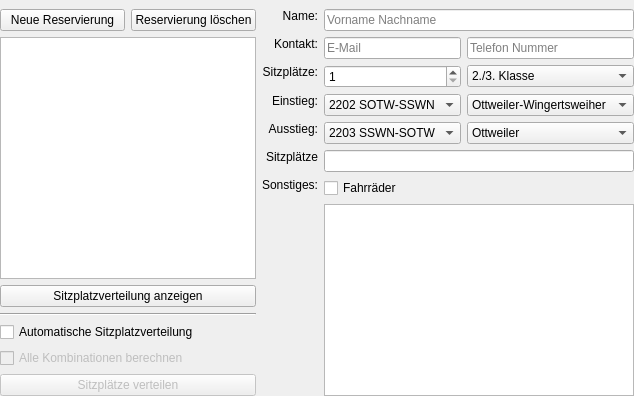
      <widget class="QWidget" name="tabReservierungen">
       <property name="enabled">
        <bool>true</bool>
       </property>
       <attribute name="title">
        <string>Reservierungen</string>
       </attribute>
       <layout class="QGridLayout" name="gridLayout" columnstretch="0,1">
        <property name="leftMargin">
         <number>0</number>
        </property>
        <property name="topMargin">
         <number>9</number>
        </property>
        <property name="rightMargin">
         <number>0</number>
        </property>
        <property name="bottomMargin">
         <number>0</number>
        </property>
        <property name="spacing">
         <number>6</number>
        </property>
        <item row="0" column="0">
         <layout class="QGridLayout" name="gridNavigator" rowstretch="0,1,0,0,0,0,0" columnstretch="1,1">
          <property name="leftMargin">
           <number>0</number>
          </property>
          <property name="topMargin">
           <number>0</number>
          </property>
          <property name="rightMargin">
           <number>0</number>
          </property>
          <property name="bottomMargin">
           <number>0</number>
          </property>
          <property name="spacing">
           <number>6</number>
          </property>
          <item row="1" column="0" colspan="2">
           <widget class="QListWidget" name="listRes">
            <property name="minimumSize">
             <size>
              <width>0</width>
              <height>0</height>
             </size>
            </property>
           </widget>
          </item>
          <item row="2" column="0" colspan="2">
           <widget class="QPushButton" name="buttonShow">
            <property name="enabled">
             <bool>true</bool>
            </property>
            <property name="text">
             <string>Sitzplatzverteilung anzeigen</string>
            </property>
           </widget>
          </item>
          <item row="0" column="1">
           <widget class="QPushButton" name="buttonDelete">
            <property name="text">
             <string>Reservierung löschen</string>
            </property>
           </widget>
          </item>
          <item row="0" column="0">
           <widget class="QPushButton" name="buttonAdd">
            <property name="text">
             <string>Neue Reservierung</string>
            </property>
           </widget>
          </item>
          <item row="3" column="0" colspan="2">
           <widget class="Line" name="line_2">
            <property name="orientation">
             <enum>Qt::Horizontal</enum>
            </property>
           </widget>
          </item>
          <item row="4" column="0" colspan="2">
           <widget class="QCheckBox" name="checkBoxAuto">
            <property name="enabled">
             <bool>true</bool>
            </property>
            <property name="text">
             <string>Automatische Sitzplatzverteilung</string>
            </property>
           </widget>
          </item>
          <item row="6" column="0" colspan="2">
           <widget class="QPushButton" name="buttonVerteile">
            <property name="enabled">
             <bool>false</bool>
            </property>
            <property name="text">
             <string>Sitzplätze verteilen</string>
            </property>
           </widget>
          </item>
          <item row="5" column="0" colspan="2">
           <widget class="QCheckBox" name="checkBoxAll">
            <property name="enabled">
             <bool>false</bool>
            </property>
            <property name="text">
             <string>Alle Kombinationen berechnen</string>
            </property>
           </widget>
          </item>
         </layout>
        </item>
        <item row="0" column="1">
         <layout class="QGridLayout" name="gridDaten">
          <item row="0" column="0">
           <widget class="QLabel" name="label_21">
            <property name="text">
             <string>Name:</string>
            </property>
            <property name="alignment">
             <set>Qt::AlignRight|Qt::AlignTop|Qt::AlignTrailing</set>
            </property>
           </widget>
          </item>
          <item row="0" column="1" colspan="2">
           <widget class="QLineEdit" name="lineName">
            <property name="enabled">
             <bool>true</bool>
            </property>
            <property name="sizePolicy">
             <sizepolicy hsizetype="Expanding" vsizetype="Fixed">
              <horstretch>0</horstretch>
              <verstretch>0</verstretch>
             </sizepolicy>
            </property>
            <property name="placeholderText">
             <string>Vorname Nachname</string>
            </property>
           </widget>
          </item>
          <item row="1" column="0">
           <widget class="QLabel" name="label_18">
            <property name="text">
             <string>Kontakt:</string>
            </property>
            <property name="alignment">
             <set>Qt::AlignRight|Qt::AlignTop|Qt::AlignTrailing</set>
            </property>
           </widget>
          </item>
          <item row="1" column="1">
           <widget class="QLineEdit" name="lineMail">
            <property name="enabled">
             <bool>true</bool>
            </property>
            <property name="inputMethodHints">
             <set>Qt::ImhEmailCharactersOnly</set>
            </property>
            <property name="placeholderText">
             <string>E-Mail</string>
            </property>
           </widget>
          </item>
          <item row="1" column="2">
           <widget class="QLineEdit" name="lineTelefon">
            <property name="enabled">
             <bool>true</bool>
            </property>
            <property name="inputMethodHints">
             <set>Qt::ImhDigitsOnly</set>
            </property>
            <property name="echoMode">
             <enum>QLineEdit::Normal</enum>
            </property>
            <property name="placeholderText">
             <string>Telefon Nummer</string>
            </property>
           </widget>
          </item>
          <item row="2" column="0">
           <widget class="QLabel" name="label_12">
            <property name="text">
             <string>Sitzplätze:</string>
            </property>
            <property name="alignment">
             <set>Qt::AlignRight|Qt::AlignTop|Qt::AlignTrailing</set>
            </property>
           </widget>
          </item>
          <item row="2" column="1">
           <widget class="QSpinBox" name="spinAnzahl">
            <property name="enabled">
             <bool>true</bool>
            </property>
            <property name="sizePolicy">
             <sizepolicy hsizetype="Minimum" vsizetype="Fixed">
              <horstretch>0</horstretch>
              <verstretch>0</verstretch>
             </sizepolicy>
            </property>
            <property name="minimum">
             <number>1</number>
            </property>
           </widget>
          </item>
          <item row="2" column="2">
           <widget class="QComboBox" name="comboKlasse">
            <property name="enabled">
             <bool>true</bool>
            </property>
            <property name="currentIndex">
             <number>0</number>
            </property>
            <item>
             <property name="text">
              <string>2./3. Klasse</string>
             </property>
            </item>
            <item>
             <property name="text">
              <string>1. Klasse</string>
             </property>
            </item>
           </widget>
          </item>
          <item row="3" column="0">
           <widget class="QLabel" name="label_20">
            <property name="text">
             <string>Einstieg:</string>
            </property>
            <property name="alignment">
             <set>Qt::AlignRight|Qt::AlignTop|Qt::AlignTrailing</set>
            </property>
           </widget>
          </item>
          <item row="3" column="1">
           <widget class="QComboBox" name="comboStart1Zug">
            <property name="enabled">
             <bool>true</bool>
            </property>
            <property name="currentIndex">
             <number>1</number>
            </property>
            <item>
             <property name="text">
              <string>2201 SSWN-SOTW</string>
             </property>
            </item>
            <item>
             <property name="text">
              <string>2202 SOTW-SSWN</string>
             </property>
            </item>
            <item>
             <property name="text">
              <string>2203 SSWN-SOTW</string>
             </property>
            </item>
            <item>
             <property name="text">
              <string>2204 SOTW-SSWN</string>
             </property>
            </item>
            <item>
             <property name="text">
              <string>2205 SSWN-SOTW</string>
             </property>
            </item>
            <item>
             <property name="text">
              <string>2206 SOTW-SSWN</string>
             </property>
            </item>
           </widget>
          </item>
          <item row="3" column="2">
           <widget class="QComboBox" name="comboStart1Hp">
            <property name="enabled">
             <bool>true</bool>
            </property>
            <property name="currentIndex">
             <number>9</number>
            </property>
            <item>
             <property name="text">
              <string>Schwarzerden</string>
             </property>
            </item>
            <item>
             <property name="text">
              <string>Oberkirchen (Süd)</string>
             </property>
            </item>
            <item>
             <property name="text">
              <string>Haupersweiler</string>
             </property>
            </item>
            <item>
             <property name="text">
              <string>Osterbrücken</string>
             </property>
            </item>
            <item>
             <property name="text">
              <string>Marth</string>
             </property>
            </item>
            <item>
             <property name="text">
              <string>Niederkirchen</string>
             </property>
            </item>
            <item>
             <property name="text">
              <string>Werschweiler</string>
             </property>
            </item>
            <item>
             <property name="text">
              <string>Dörrenbach</string>
             </property>
            </item>
            <item>
             <property name="text">
              <string>Fürth (Ostertal)</string>
             </property>
            </item>
            <item>
             <property name="text">
              <string>Ottweiler-Wingertsweiher</string>
             </property>
            </item>
            <item>
             <property name="text">
              <string>Ottweiler</string>
             </property>
            </item>
           </widget>
          </item>
          <item row="4" column="0">
           <widget class="QLabel" name="label_17">
            <property name="text">
             <string>Ausstieg:</string>
            </property>
            <property name="alignment">
             <set>Qt::AlignRight|Qt::AlignTop|Qt::AlignTrailing</set>
            </property>
           </widget>
          </item>
          <item row="4" column="1">
           <widget class="QComboBox" name="comboEnde1Zug">
            <property name="enabled">
             <bool>true</bool>
            </property>
            <property name="currentIndex">
             <number>2</number>
            </property>
            <item>
             <property name="text">
              <string>2201 SSWN-SOTW</string>
             </property>
            </item>
            <item>
             <property name="text">
              <string>2202 SOTW-SSWN</string>
             </property>
            </item>
            <item>
             <property name="text">
              <string>2203 SSWN-SOTW</string>
             </property>
            </item>
            <item>
             <property name="text">
              <string>2204 SOTW-SSWN</string>
             </property>
            </item>
            <item>
             <property name="text">
              <string>2205 SSWN-SOTW</string>
             </property>
            </item>
            <item>
             <property name="text">
              <string>2206 SOTW-SSWN</string>
             </property>
            </item>
           </widget>
          </item>
          <item row="4" column="2">
           <widget class="QComboBox" name="comboEnde1Hp">
            <property name="enabled">
             <bool>true</bool>
            </property>
            <property name="currentIndex">
             <number>10</number>
            </property>
            <item>
             <property name="text">
              <string>Schwarzerden</string>
             </property>
            </item>
            <item>
             <property name="text">
              <string>Oberkirchen (Süd)</string>
             </property>
            </item>
            <item>
             <property name="text">
              <string>Haupersweiler</string>
             </property>
            </item>
            <item>
             <property name="text">
              <string>Osterbrücken</string>
             </property>
            </item>
            <item>
             <property name="text">
              <string>Marth</string>
             </property>
            </item>
            <item>
             <property name="text">
              <string>Niederkirchen</string>
             </property>
            </item>
            <item>
             <property name="text">
              <string>Werschweiler</string>
             </property>
            </item>
            <item>
             <property name="text">
              <string>Dörrenbach</string>
             </property>
            </item>
            <item>
             <property name="text">
              <string>Fürth (Ostertal)</string>
             </property>
            </item>
            <item>
             <property name="text">
              <string>Ottweiler-Wingertsweiher</string>
             </property>
            </item>
            <item>
             <property name="text">
              <string>Ottweiler</string>
             </property>
            </item>
           </widget>
          </item>
          <item row="5" column="0">
           <widget class="QLabel" name="label_16">
            <property name="text">
             <string>Sitzplätze</string>
            </property>
            <property name="alignment">
             <set>Qt::AlignRight|Qt::AlignTop|Qt::AlignTrailing</set>
            </property>
           </widget>
          </item>
          <item row="5" column="1" colspan="2">
           <widget class="QLineEdit" name="lineSitze">
            <property name="statusTip">
             <string>Sitzplätze in einem gültigen Format eingeben, z.B. 204: 1-4, 6; 208: 7-9</string>
            </property>
           </widget>
          </item>
          <item row="6" column="0" rowspan="2">
           <widget class="QLabel" name="label_19">
            <property name="text">
             <string>Sonstiges:</string>
            </property>
            <property name="alignment">
             <set>Qt::AlignRight|Qt::AlignTop|Qt::AlignTrailing</set>
            </property>
           </widget>
          </item>
          <item row="7" column="1" colspan="2">
           <widget class="QPlainTextEdit" name="plainSonstiges">
            <property name="enabled">
             <bool>true</bool>
            </property>
           </widget>
          </item>
          <item row="6" column="1" colspan="2">
           <widget class="QCheckBox" name="checkFahrrad">
            <property name="enabled">
             <bool>true</bool>
            </property>
            <property name="text">
             <string>Fahrräder</string>
            </property>
           </widget>
          </item>
         </layout>
        </item>
       </layout>
      </widget>
